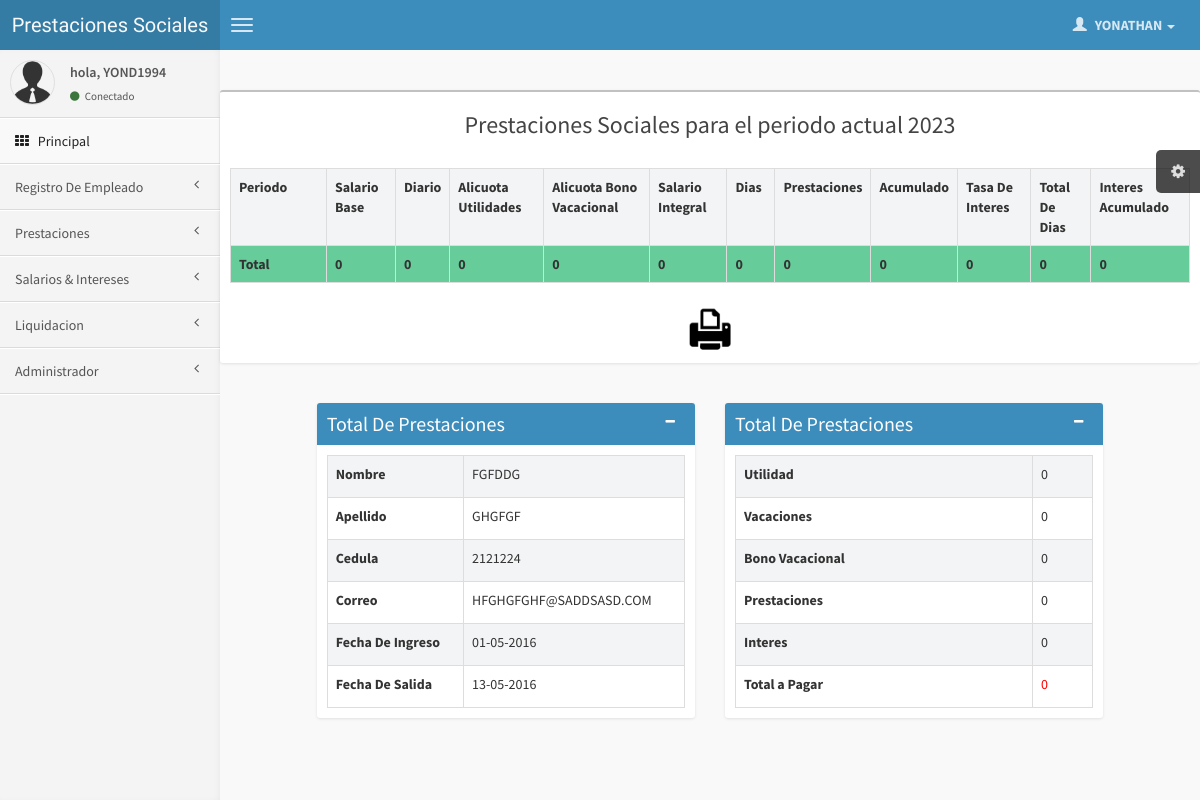
The page /paginas/prestacion2.php?codigo=A0002 (signed in) on the database its author committed.
### tables this page shows
CREATE TABLE `administrador` (
  `id` int(11) NOT NULL auto_increment,
  `usuario` varchar(50) NOT NULL,
  `pass` varchar(100) NOT NULL,
  `nombre` varchar(30) NOT NULL,
  `apellido` varchar(30) NOT NULL,
  `pregunta` varchar(50) NOT NULL,
  `respuesta` varchar(50) NOT NULL,
  `correo` varchar(50) NOT NULL,
  `id_extreme` varchar(50) NOT NULL,
  `tipo` int(2) NOT NULL,
  `imagen` varchar(40) NOT NULL,
  PRIMARY KEY  (`id`)
);

CREATE TABLE `empleados` (
  `id_empleado` int(10) NOT NULL auto_increment,
  `cedula` int(20) NOT NULL,
  `nombre` varchar(50) NOT NULL,
  `apellido` varchar(50) NOT NULL,
  `correo` varchar(50) NOT NULL,
  `fechai` date NOT NULL,
  `cod` varchar(20) NOT NULL,
  `ultimal` date default NULL,
  `estado` varchar(3) NOT NULL,
  PRIMARY KEY  (`cedula`),
  UNIQUE KEY `id_empleado` (`id_empleado`),
  UNIQUE KEY `cod` (`cod`)
);

### sesion.class.php (called while the page is built, shortened)
<?php
class sesion {
  public function get($nombre) {
     if (isset ( $_SESSION [$nombre] )) {
        return $_SESSION [$nombre];
     } else {
         return false;
     }
  }
}
?>

### paginas/prestacion2.php (the view, shortened to what this page needs)
<?php
include("cabecera.php");
  $link=conectarse() ;
if(isset($_POST["submit"])){
	$query = "UPDATE empleado SET nombre='".$_POST["cod"]."'";
	$result=mysql_query($query,$link) or die("Error: ".mysql_error());
	echo"</br>";
	echo"</br>";
	echo"<center>";
	echo "Se ha modificado el producto con exito ".$x1;
	 echo"</center>";
}else{
$x1=$_GET['codigo'];
	$query="SELECT * FROM empleados WHERE cod='".$x1."'";
	$result=mysql_query($query,$link) or die("Error: ".mysql_error());
	if(mysql_num_rows($result) > 0){
 ?>
			<?
$aaaa= date('Y');
?>
								 <section class="content">
  <div class="row">
<div class="col-md-13">
								 <div class="box">
                                <div class="box-header">
                                    <h3> <center>Prestaciones Sociales para el periodo actual  <a href="#" class="alert-link"><? echo $aaaa; ?></a></center></h3>
                                </div>
                                <div class="box-body table-responsive">
<table id="example1" class="table table-bordered table-striped">
  <tr >
    <th width="10%" scope="col">Periodo</th>
    <th scope="col">Salario Base</th>
    <th scope="col">Diario</th>
    <th scope="col">Alicuota Utilidades</th>
    <th scope="col">Alicuota Bono Vacacional</th>
    <th scope="col">Salario Integral</th>
    <th width="5%" scope="col">Dias</th>
    <th scope="col">Prestaciones </th>
    <th scope="col">Acumulado</th>
    <th scope="col">Tasa De Interes</th>
    <th scope="col">Total De Dias</th>
    <th scope="col">Interes Acumulado</th>
  </tr>
<?php
 $var = 0;
 $var1 = 0;
 $var2 = 0;
 $var3 = 0;
 $var4 = 0;
 $var5 = 0;
 $var6 = 0;
 $var7 = 0;
  $var8 = 0;
   $var9 = 0;
?>
 <tfoot  bgcolor="#66CC99">
                                            <tr>
                                                <th>Total</th>
                                                <th><?php echo round( $var,2) ?></th>
                                                <th><?php echo round( $var1,2) ?></th>
												<th><?php echo round( $var2,2) ?></th>
												<th><?php echo round( $var3,2) ?></th>
												<th><?php echo round( $var4,2) ?></th>
												<th><?php echo round( $var5,2) ?></th>
												<th><?php echo round( $var6,2) ?></th>
												<th><?php echo round( $g,2) ?></th>
                                                <th><?php echo round( $var7,2) ?></th>
												 <th><?php echo round( $var8,2) ?></th>
												  <th><?php echo round( $var9,2) ?></th>
                                            </tr>
        </tfoot>
	</table>
	<center>
<a href="<?php echo "../pdf/prestacionespdfbien.php?codigo=".$x1.""; ?>" target="_blank" class="small-box-footer"><img src="../img/impresora.png"  width='50' height='50'  title="Imprimir" alt=""></a>
</center>
<?php
	}
}
?>
</div>
</div>
</div>
<?php
$x1=$_GET['codigo'];
	$query="SELECT * FROM empleados WHERE cod='".$x1."'";
	$result=mysql_query($query,$link) or die("Error: ".mysql_error());
	if(mysql_num_rows($result) > 0){
	while($Rs=mysql_fetch_array($result)) {
 ?>
 <section class="content">
                    <div class="row">
					 <div class="col-xs-1">
					</div>
 <div class="col-xs-5">
                                  <div class="box box-solid box-primary">
                                <div class="box-header">
                                    <h3 class="box-title">Total De Prestaciones </h3>
                                    <div class="box-tools pull-right">
                                        <button class="btn btn-primary btn-sm" data-widget="collapse"><i class="fa fa-minus"></i></button>
                                    </div>
                                </div>
 <div class="box-body">
 <table id="example1" class="table table-bordered table-striped" >
 <tr>
 <td>
	<label for="exampleInputFile">Nombre</label>
	</td>
	<td>
<?php echo $Rs['nombre']; ?> </br>
	</td>
	</tr>
	<tr>
	<td><label for="exampleInputFile">Apellido</label>
	</td><td>
<?php echo $Rs['apellido']; ?>
</td>
</tr>
<tr>
<td>
	<label for="exampleInputFile">Cedula</label>
	</td>
	<td>
<?php echo $Rs['cedula'];
?>
</td>
</tr>
<tr>
<td>
	<label for="exampleInputFile">Correo</label>
</td>
<td><?php echo $Rs['correo'];
?>
</td>
</tr>
<tr>
<td>
	<label for="exampleInputFile">Fecha De Ingreso</label>
</td>
<td><?php  $fe= $Rs['fechai'];
$fecha22=date("d-m-Y",strtotime($fe));
 echo $fecha22;
?></td>
</tr>
<tr>
<td>
	<label for="exampleInputFile">Fecha De Salida</label>
	</td>
	<td>
<?php
 $fecha1= $Rs['ultimal'];
$fecha2=date("d-m-Y",strtotime($fecha1));
 echo $fecha2;
echo '</td></tr></table>';
}
}
?>
</div>
</div>
</div>
 <div class="col-xs-5">
                           <div class="box box-solid box-primary">
                                <div class="box-header">
                                    <h3 class="box-title">Total De Prestaciones  </h3>
                                    <div class="box-tools pull-right">
                                        <button class="btn btn-primary btn-sm" data-widget="collapse"><i class="fa fa-minus"></i></button>
                                    </div>
                                </div>
                                    <div class="box-body">
									<table id="example1" class="table table-bordered table-striped" >
									<tr>
									<td>
	<label for="exampleInputFile">Utilidad</label>
	</td>
	<td>
	<?php
	if( $var6 == 0){
	echo 0;
			}
								?>
</td>
</tr>
<tr>
<td>
	<label for="exampleInputFile">Vacaciones</label>
	</td>
	<td>
	<?php
if( $var6 == 0){
echo 0;
      }                           ?>
								</td>
</tr>
<tr>
<td>
	<label for="exampleInputFile">Bono Vacacional</label>
	</td>
	<td>
	<?php
	if( $var6== 0){
	echo 0; }else{
	 echo 	$vacaciones; }?>
	</td>
	</tr>
	<tr>
	<td>
	<label for="exampleInputFile">Prestaciones</label>
	</td>
	<td>
								<?php echo round( $var6,2) ?>
				</td>
				</tr>
				<tr>
				<td>
	<label for="exampleInputFile">Interes</label>
	</td>
	<td>
	<?php echo round( $var9,2) ?>
	</td>
	</tr>
	<tr>
	<td>
	<label for="exampleInputFile">Total a Pagar</label>
	</td>
	<td>
	<?php $var10= $var9+$var6+$vacaciones+$vacaciones+$utilidad;
	 echo '<font color="red">'  .round( $var10,2).' </font>'; ?>
	</td>
	</tr>
	</table>
 </div>
                            </div>
</div>
</div>
<?php
include("pie.php");
?>

### paginas/cabecera.php (shortened to what this page needs)
<?php
	require_once("../sesion.class.php");
	$sesion = new sesion();
	$usuario = $sesion->get("usuario_dq");
	if( $usuario == false )
	{
		header("Location: ../index.php");
	}
	else
	{
 include_once("../config.php");
		$consulta = "select usuario,tipo,nombre,apellido,correo,imagen from administrador where usuario = '$usuario';";
		$result = $conexion->query($consulta);
		if($result->num_rows > 0)
		{
			$fila = $result->fetch_assoc();
			 $a=$fila["tipo"];
		  $b=$fila["nombre"];
		}
	?>
<!DOCTYPE html>
<html>
    <head>
        <link href="../css/bootstrap.min.css" rel="stylesheet" type="text/css" />
        <link href="../css/font-awesome.min.css" rel="stylesheet" type="text/css" />
        <link href="../css/ionicons.min.css" rel="stylesheet" type="text/css" />
        <link href="../css/AdminLTE.css" rel="stylesheet" type="text/css" />
		 <link href="../../css/daterangepicker/daterangepicker-bs3.css" rel="stylesheet" type="text/css" />
        <link href="../../css/iCheck/all.css" rel="stylesheet" type="text/css" />
        <link href="../../css/colorpicker/bootstrap-colorpicker.min.css" rel="stylesheet"/>
        <link href="../../css/timepicker/bootstrap-timepicker.min.css" rel="stylesheet"/>
<link rel="stylesheet" type="text/css" href="../calendar/tcal.css" />
    </head>
    <body class="skin-blue">
        <header class="header">
            <a href="#" class="logo">
                Prestaciones Sociales
            </a>
            <nav class="navbar navbar-static-top" role="navigation">
                <a href="#" class="navbar-btn sidebar-toggle" data-toggle="offcanvas" role="button">
                    <span class="icon-bar"></span>
                    <span class="icon-bar"></span>
                    <span class="icon-bar"></span>
                </a>
                <div class="navbar-right">
                    <ul class="nav navbar-nav">
                        <li class="dropdown messages-menu">
                        <li class="dropdown tasks-menu">
                        <li class="dropdown user user-menu">
                            <a href="#" class="dropdown-toggle" data-toggle="dropdown">
                                <i class="glyphicon glyphicon-user"></i>
                                <span> <?php echo $b;  ?> <i class="caret"></i></span>
                            </a>
                        </li>
                    </ul>
                </div>
            </nav>
        </header>
        <div class="wrapper row-offcanvas row-offcanvas-left">
            <aside class="left-side sidebar-offcanvas">
                <section class="sidebar">
                    <div class="user-panel">
                        <div class="pull-left image">
                            <img src="../img/avatar3.png" class="img-circle" alt="User Image" />
                        </div>
                        <div class="pull-left info">
                            <p>hola, <?php echo $usuario;  ?></p>
                            <a href="#"><i class="fa fa-circle text-success"></i> Conectado</a>
                        </div>
                    </div>
                    <ul class="sidebar-menu">
                        <li class="active"><?php
							if($a==1){
								echo '
                            <a href="index.php" data-ajax="false">';
							}else {
							echo '
                            <a href="index2.php" data-ajax="false">';
							}  ?>
                                <i class="fa fa-th"></i> <span>Principal</span>
                            </a>
                        </li>
                        <li class="treeview">
						<?php
							if($a==1){
								echo '
                            <a href="index.php" data-ajax="false">';
							}else {
							echo '
                            <a href="index2.php" data-ajax="false">';
							}  ?>
                                <span>Registro De Empleado</span>
                               <i class="fa fa-angle-left pull-right"></i>
                            </a>
                        </li>
                        <li class="treeview">
                            <a href="#">
                                <span>Prestaciones</span>
                                <i class="fa fa-angle-left pull-right"></i>
                            </a>
                        </li>
                        <li class="treeview">
                            <a href="#">
                                 <span>Salarios & Intereses</span>
                                <i class="fa fa-angle-left pull-right"></i>
                            </a>
                        </li>
                       <li class="treeview">
                            <a href="categorias.php?cate=5" data-ajax="false">
                                <i class="fa fa-angle-left pull-right"></i> <span>Liquidacion </span>
                            </a>
                        </li>
                             <li class="treeview">
                            <a href="#">
                                 <i class="fa fa-angle-left pull-right"></i> <span>Administrador</span>
                            </a>
                        </li>
                    </ul>
                </section>
            </aside>
            <aside class="right-side">
			<?php
			}
			?>

### rows shown on the page
administrador: nombre "YONATHAN"
empleados: nombre "FGFDDG", apellido "GHGFGF", cedula "2121224", correo "HFGHGFGHF@SADDSASD.COM", fechai "01-05-2016", ultimal "13-05-2016"

### other values the page prints
$usuario "YOND1994"
$var "0"
$var1 "0"
$var2 "0"
$var3 "0"
$var4 "0"
$var5 "0"
$var6 "0"
$g "0"
$var7 "0"
$var8 "0"
$var9 "0"
$var10 "0"
